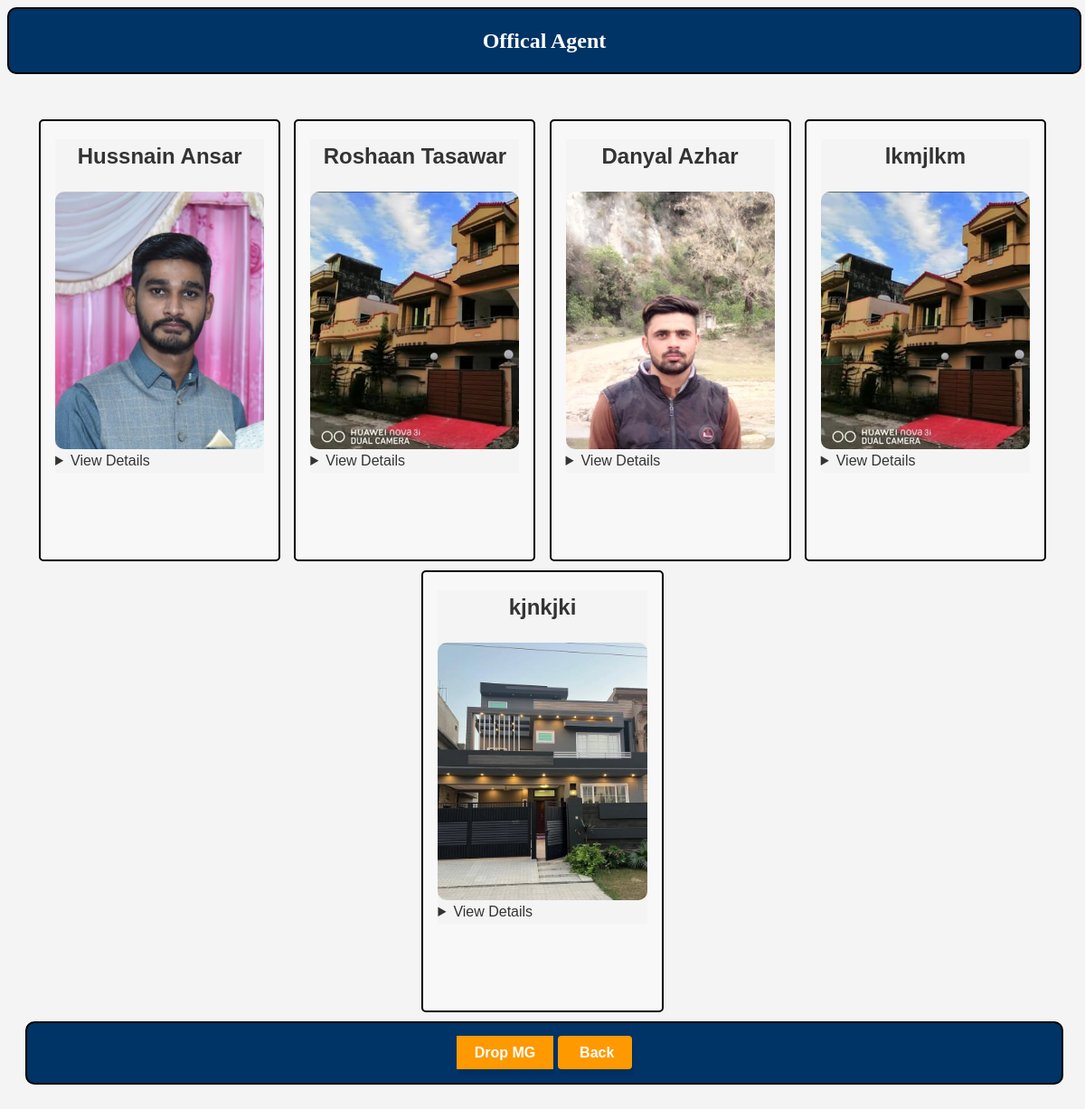
/C.A/, run on the app's committed database.
### home/models.py (models this page shows, shortened)
class Agent(models.Model):
    name = models.CharField(max_length=100)
    email = models.EmailField()
    phone = models.CharField(max_length=20)
    image = models.ImageField(upload_to='agents/')

### home/views.py (the view)
# urls.py: path('C.A/', views.CA_view, name='C.A'),
def CA_view(request):
    agents = Agent.objects.all()
    return render(request, 'C.A.html', {'agents': agents})

### Templates/C.A.html (shortened to what this page needs)
<!DOCTYPE html>
<html lang="en">
<head>
    {% load static %}
    <link rel="stylesheet" href="https://cdnjs.cloudflare.com/ajax/libs/font-awesome/6.7.2/css/all.min.css">
    <link rel="stylesheet" href="{% static 'C.A.css' %}">
</head>
<body>
    <h2 class="Agent-main-heading">Offical Agent</h2>
    <div class="main-cantainer-agent">
        <div class="select-role-agent">
            {% for agent in agents %}
            <div class="box box-num{{ forloop.counter }}">
                <div class="box-cont">
                    <h2>{{ agent.name }}</h2>
                    <div class="box-img" style="background-image: url('{{ agent.image.url }}');"></div>
                    <details>
                        <summary>View Details</summary>
                    </details>
                </div>
            </div>
            {% empty %}
            <p>No agents found.</p>
            {% endfor %}
        </div>
         <div class="btn-footer">
            <footer>
                <a href="{% url 'contact' %}" class="btn btn-success align-center" id="back-btn" style="border-radius: 0;">Drop MG</a>
                <a href="proUI.html" class="btn btn-success align-center" id="back-btn"> Back </a>
            </footer>
        </div>
    </div>
</body>
</html>

### staticfiles/C.A.css (style rules this page uses)
* { background-color: #f4f4f4; }
.Agent-main-heading { height:70px; width: 100%; border: 2px solid black; border-radius: 10px; background-color: #003366; color: #fff; text-align: center; font-weight: bold; display: flex; justify-content: center; align-items: center; margin-top: 0px; }
.main-cantainer-agent { font-family: Arial, Helvetica, sans-serif; line-height:1.6; color: #333; padding: 20px; }
.select-role-agent { display: flex; justify-content: space-evenly; flex-wrap: wrap; }
.box { border: 2px solid black; border-radius: 5px; height: 485px; width: 23%; margin-top: 10px; background-color: rgb(248, 248, 248); }
.box-cont { margin-left: 1rem; margin-right: 1rem; }
.box-img { height: 250px; background-size: cover; padding: 20px 0px 15px; border-radius:10px ; }
#back-btn { text-align: center; background-color: #ff9900; color: #fff; border: none; border-radius: 4px; padding: 10px 20px; font-weight: 600; cursor: pointer; transition: background 0.2s, box-shadow 0.2s; box-shadow: 2px 6px rgba(0, 0, 0, 0.08); margin-top: 30px; }
footer { width: 100%; border: 2px solid black; border-radius: 10px; background-color: #003366; color: #fff; align-items: center; text-align: center; padding: 20px 0; margin-top: 10px; }
footer a { text-decoration: none; }
h2 { text-align: center; }

### data on the page
Agent: name "Hussnain Ansar", image (picture)
Agent: name "Roshaan Tasawar", image (picture)
Agent: name "Danyal Azhar", image (picture)
Agent: name "lkmjlkm", image (picture)
Agent: name "kjnkjki", image (picture)
